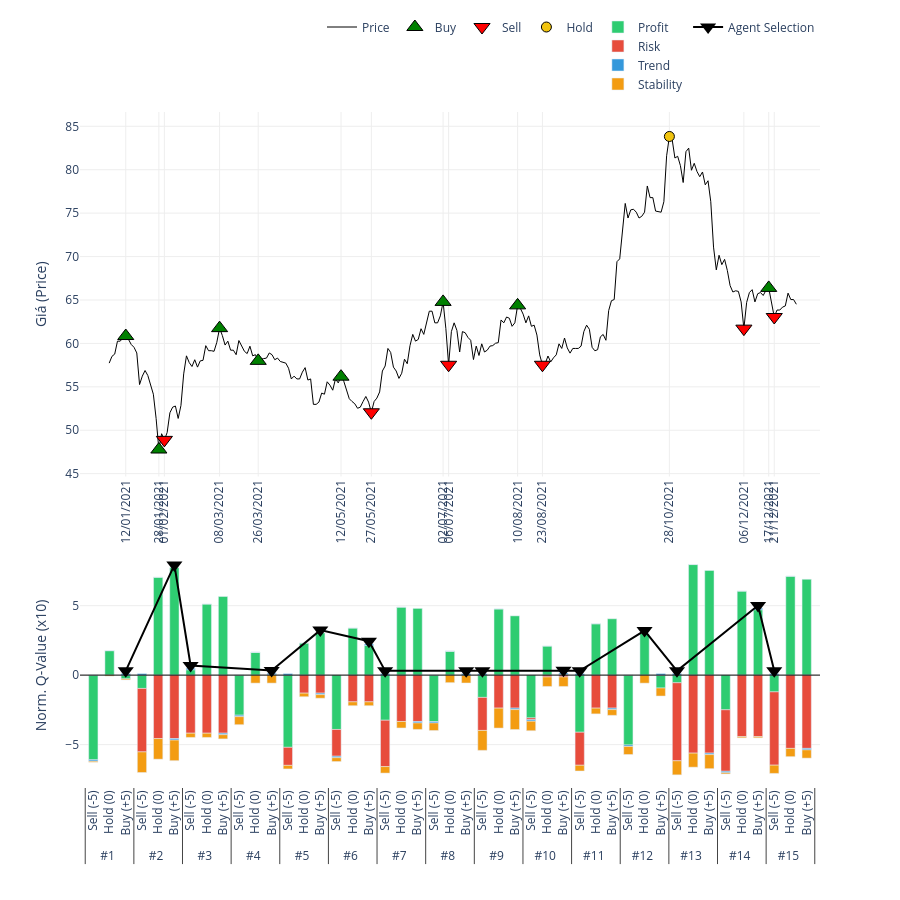

Notebook source saved alongside this figure:
### Code cell
# 2. Gọi hàm vẽ (Truyền đúng tên biến vào)
plot_agent_reasoning_minimalist(
    ticker='GAS',                    # Tên mã cổ phiếu hiển thị trên tiêu đề
    df_price=df_processed_test_GAS,  # Dữ liệu giá
    actions=actions_GAS,             # Hành động thực tế
    q_history=q_values_history_GAS,      # Lịch sử Q-value (Input quan trọng)
    critical_indices=index_list_GAS,     # Danh sách các điểm cần vẽ
    scale=10                       # Thang đo hiển thị (để cột cao khoảng 50 đơn vị cho đẹp)
)

### Figure 1 — Plotly figure (JSON) as saved in the notebook; plotly's stock layout.template omitted (floating-point values rounded to 4 significant figures; data arrays with more than 128 entries replaced by an {"elided": "..."} marker saying what was removed)
{"data": [{"hoverinfo": "x+y", "line": {"color": "black", "width": 1}, "mode": "lines", "name": "Price", "type": "scatter", "x": {"elided": "250 str values"}, "xaxis": "x", "y": {"elided": "250 float values"}, "yaxis": "y"}, {"marker": {"color": "green", "line": {"color": "black", "width": 1}, "size": 14, "symbol": "triangle-up"}, "mode": "markers", "name": "Buy", "type": "scatter", "x": ["12/01/2021", "28/01/2021", "08/03/2021", "26/03/2021", "12/05/2021", "02/07/2021", "10/08/2021", "17/12/2021"], "xaxis": "x", "y": [60.85, 47.78, 61.76, 57.99, 56.17, 64.78, 64.38, 66.39], "yaxis": "y"}, {"marker": {"color": "red", "line": {"color": "black", "width": 1}, "size": 14, "symbol": "triangle-down"}, "mode": "markers", "name": "Sell", "type": "scatter", "x": ["01/02/2021", "27/05/2021", "06/07/2021", "23/08/2021", "06/12/2021", "21/12/2021"], "xaxis": "x", "y": [48.89, 52.07, 57.54, 57.54, 61.7, 63.04], "yaxis": "y"}, {"marker": {"color": "#f1c40f", "line": {"color": "black", "width": 1}, "size": 10, "symbol": "circle"}, "mode": "markers", "name": "Hold", "type": "scatter", "x": ["28/10/2021"], "xaxis": "x", "y": [83.83], "yaxis": "y"}, {"legendgroup": "comp", "marker": {"color": "#2ecc71"}, "name": "Profit", "type": "bar", "x": [["#1", "#1", "#1", "#2", "#2", "#2", "#3", "#3", "#3", "#4", "#4", "#4", "#5", "#5", "#5", "#6", "#6", "#6", "#7", "#7", "#7", "#8", "#8", "#8", "#9", "#9", "#9", "#10", "#10", "#10", "#11", "#11", "#11", "#12", "#12", "#12", "#13", "#13", "#13", "#14", "#14", "#14", "#15", "#15", "#15"], ["Sell (-5)", "Hold (0)", "Buy (+5)", "Sell (-5)", "Hold (0)", "Buy (+5)", "Sell (-5)", "Hold (0)", "Buy (+5)", "Sell (-5)", "Hold (0)", "Buy (+5)", "Sell (-5)", "Hold (0)", "Buy (+5)", "Sell (-5)", "Hold (0)", "Buy (+5)", "Sell (-5)", "Hold (0)", "Buy (+5)", "Sell (-5)", "Hold (0)", "Buy (+5)", "Sell (-5)", "Hold (0)", "Buy (+5)", "Sell (-5)", "Hold (0)", "Buy (+5)", "Sell (-5)", "Hold (0)", "Buy (+5)", "Sell (-5)", "Hold (0)", "Buy (+5)", "Sell (-5)", "Hold (0)", "Buy (+5)", "Sell (-5)", "Hold (0)", "Buy (+5)", "Sell (-5)", "Hold (0)", "Buy (+5)"]], "xaxis": "x2", "y": [-6.093, 1.765, -0.2703, -0.959, 7.045, 7.733, 0.3851, 5.117, 5.656, -2.885, 1.65, 0.02925, -5.198, 2.309, 3.039, -3.913, 3.39, 2.132, -3.247, 4.896, 4.801, -3.34, 1.728, -0.02564, -1.606, 4.765, 4.264, -3.081, 2.093, 0.04514, -4.111, 3.697, 4.054, -5.03, 3.005, -0.9279, -0.5522, 7.959, 7.529, -2.496, 6.049, 4.707, -1.207, 7.12, 6.897], "yaxis": "y2"}, {"legendgroup": "comp", "marker": {"color": "#e74c3c"}, "name": "Risk", "type": "bar", "x": [["#1", "#1", "#1", "#2", "#2", "#2", "#3", "#3", "#3", "#4", "#4", "#4", "#5", "#5", "#5", "#6", "#6", "#6", "#7", "#7", "#7", "#8", "#8", "#8", "#9", "#9", "#9", "#10", "#10", "#10", "#11", "#11", "#11", "#12", "#12", "#12", "#13", "#13", "#13", "#14", "#14", "#14", "#15", "#15", "#15"], ["Sell (-5)", "Hold (0)", "Buy (+5)", "Sell (-5)", "Hold (0)", "Buy (+5)", "Sell (-5)", "Hold (0)", "Buy (+5)", "Sell (-5)", "Hold (0)", "Buy (+5)", "Sell (-5)", "Hold (0)", "Buy (+5)", "Sell (-5)", "Hold (0)", "Buy (+5)", "Sell (-5)", "Hold (0)", "Buy (+5)", "Sell (-5)", "Hold (0)", "Buy (+5)", "Sell (-5)", "Hold (0)", "Buy (+5)", "Sell (-5)", "Hold (0)", "Buy (+5)", "Sell (-5)", "Hold (0)", "Buy (+5)", "Sell (-5)", "Hold (0)", "Buy (+5)", "Sell (-5)", "Hold (0)", "Buy (+5)", "Sell (-5)", "Hold (0)", "Buy (+5)", "Sell (-5)", "Hold (0)", "Buy (+5)"]], "xaxis": "x2", "y": [0, 0, 0, -4.569, -4.569, -4.569, -4.181, -4.181, -4.181, 0, 0, 0, -1.298, -1.298, -1.298, -1.925, -1.925, -1.925, -3.337, -3.337, -3.337, 0, 0, 0, -2.377, -2.377, -2.377, -0.1313, -0.1313, -0.1313, -2.377, -2.377, -2.377, 0, 0, 0, -5.615, -5.615, -5.615, -4.425, -4.425, -4.425, -5.275, -5.275, -5.275], "yaxis": "y2"}, {"legendgroup": "comp", "marker": {"color": "#3498db"}, "name": "Trend", "type": "bar", "x": [["#1", "#1", "#1", "#2", "#2", "#2", "#3", "#3", "#3", "#4", "#4", "#4", "#5", "#5", "#5", "#6", "#6", "#6", "#7", "#7", "#7", "#8", "#8", "#8", "#9", "#9", "#9", "#10", "#10", "#10", "#11", "#11", "#11", "#12", "#12", "#12", "#13", "#13", "#13", "#14", "#14", "#14", "#15", "#15", "#15"], ["Sell (-5)", "Hold (0)", "Buy (+5)", "Sell (-5)", "Hold (0)", "Buy (+5)", "Sell (-5)", "Hold (0)", "Buy (+5)", "Sell (-5)", "Hold (0)", "Buy (+5)", "Sell (-5)", "Hold (0)", "Buy (+5)", "Sell (-5)", "Hold (0)", "Buy (+5)", "Sell (-5)", "Hold (0)", "Buy (+5)", "Sell (-5)", "Hold (0)", "Buy (+5)", "Sell (-5)", "Hold (0)", "Buy (+5)", "Sell (-5)", "Hold (0)", "Buy (+5)", "Sell (-5)", "Hold (0)", "Buy (+5)", "Sell (-5)", "Hold (0)", "Buy (+5)", "Sell (-5)", "Hold (0)", "Buy (+5)", "Sell (-5)", "Hold (0)", "Buy (+5)", "Sell (-5)", "Hold (0)", "Buy (+5)"]], "xaxis": "x2", "y": [-0.1064, 0, 0.1064, 0.1064, 0, -0.1064, 0.1064, 0, -0.1064, -0.1064, 0, 0.1064, 0.1064, 0, -0.1064, -0.1064, 0, 0.1064, 0.1064, 0, -0.1064, -0.1064, 0, 0.1064, 0.1064, 0, -0.1064, -0.1064, 0, 0.1064, 0.1064, 0, -0.1064, -0.1064, 0, 0.1064, 0.1064, 0, -0.1064, -0.1064, 0, 0.1064, 0.1064, 0, -0.1064], "yaxis": "y2"}, {"legendgroup": "comp", "marker": {"color": "#f39c12"}, "name": "Stability", "type": "bar", "x": [["#1", "#1", "#1", "#2", "#2", "#2", "#3", "#3", "#3", "#4", "#4", "#4", "#5", "#5", "#5", "#6", "#6", "#6", "#7", "#7", "#7", "#8", "#8", "#8", "#9", "#9", "#9", "#10", "#10", "#10", "#11", "#11", "#11", "#12", "#12", "#12", "#13", "#13", "#13", "#14", "#14", "#14", "#15", "#15", "#15"], ["Sell (-5)", "Hold (0)", "Buy (+5)", "Sell (-5)", "Hold (0)", "Buy (+5)", "Sell (-5)", "Hold (0)", "Buy (+5)", "Sell (-5)", "Hold (0)", "Buy (+5)", "Sell (-5)", "Hold (0)", "Buy (+5)", "Sell (-5)", "Hold (0)", "Buy (+5)", "Sell (-5)", "Hold (0)", "Buy (+5)", "Sell (-5)", "Hold (0)", "Buy (+5)", "Sell (-5)", "Hold (0)", "Buy (+5)", "Sell (-5)", "Hold (0)", "Buy (+5)", "Sell (-5)", "Hold (0)", "Buy (+5)", "Sell (-5)", "Hold (0)", "Buy (+5)", "Sell (-5)", "Hold (0)", "Buy (+5)", "Sell (-5)", "Hold (0)", "Buy (+5)", "Sell (-5)", "Hold (0)", "Buy (+5)"]], "xaxis": "x2", "y": [-0.07015, -0.07015, -0.07015, -1.483, -1.483, -1.483, -0.3045, -0.3045, -0.3045, -0.5766, -0.5766, -0.5766, -0.2573, -0.2573, -0.2573, -0.2762, -0.2762, -0.2762, -0.4675, -0.4675, -0.4675, -0.5421, -0.5421, -0.5421, -1.434, -1.434, -1.434, -0.6855, -0.6855, -0.6855, -0.4133, -0.4133, -0.4133, -0.5786, -0.5786, -0.5786, -1.011, -1.011, -1.011, -0.08686, -0.08686, -0.08686, -0.5937, -0.5937, -0.5937], "yaxis": "y2"}, {"marker": {"color": "black", "size": 14, "symbol": "triangle-down"}, "name": "Agent Selection", "showlegend": true, "type": "scatter", "x": [["#1", "#2", "#3", "#4", "#5", "#6", "#7", "#8", "#9", "#10", "#11", "#12", "#13", "#14", "#15"], ["Buy (+5)", "Buy (+5)", "Sell (-5)", "Buy (+5)", "Buy (+5)", "Buy (+5)", "Sell (-5)", "Buy (+5)", "Sell (-5)", "Buy (+5)", "Sell (-5)", "Hold (0)", "Sell (-5)", "Buy (+5)", "Sell (-5)"]], "xaxis": "x2", "y": [0.3064, 7.933, 0.6915, 0.3356, 3.239, 2.438, 0.3064, 0.3064, 0.3064, 0.3515, 0.3064, 3.205, 0.3064, 5.013, 0.3064], "yaxis": "y2"}], "layout": {"bargap": 0.4, "bargroupgap": 0.05, "barmode": "relative", "height": 900, "legend": {"orientation": "h", "x": 1, "xanchor": "right", "y": 1.02, "yanchor": "bottom"}, "plot_bgcolor": "white", "shapes": [{"line": {"color": "black", "dash": "solid", "width": 1}, "type": "line", "x0": 0, "x1": 1, "xref": "x2 domain", "y0": 0, "y1": 0, "yref": "y2"}], "showlegend": true, "xaxis": {"anchor": "y", "domain": [0, 1], "gridcolor": "#eee", "rangeslider": {"visible": false}, "showgrid": true, "tickangle": -90, "tickmode": "array", "ticktext": ["12/01/2021", "28/01/2021", "01/02/2021", "08/03/2021", "26/03/2021", "12/05/2021", "27/05/2021", "02/07/2021", "06/07/2021", "10/08/2021", "23/08/2021", "28/10/2021", "06/12/2021", "17/12/2021", "21/12/2021"], "tickvals": ["12/01/2021", "28/01/2021", "01/02/2021", "08/03/2021", "26/03/2021", "12/05/2021", "27/05/2021", "02/07/2021", "06/07/2021", "10/08/2021", "23/08/2021", "28/10/2021", "06/12/2021", "17/12/2021", "21/12/2021"]}, "xaxis2": {"anchor": "y2", "domain": [0, 1], "showticklabels": true, "tickangle": -90, "title": {"text": ""}, "type": "multicategory"}, "yaxis": {"anchor": "x", "domain": [0.46, 1], "gridcolor": "#eee", "showgrid": true, "title": {"text": "Giá (Price)"}}, "yaxis2": {"anchor": "x2", "domain": [0, 0.36], "gridcolor": "#eee", "showgrid": true, "title": {"text": "Norm. Q-Value (x10)"}}}}
